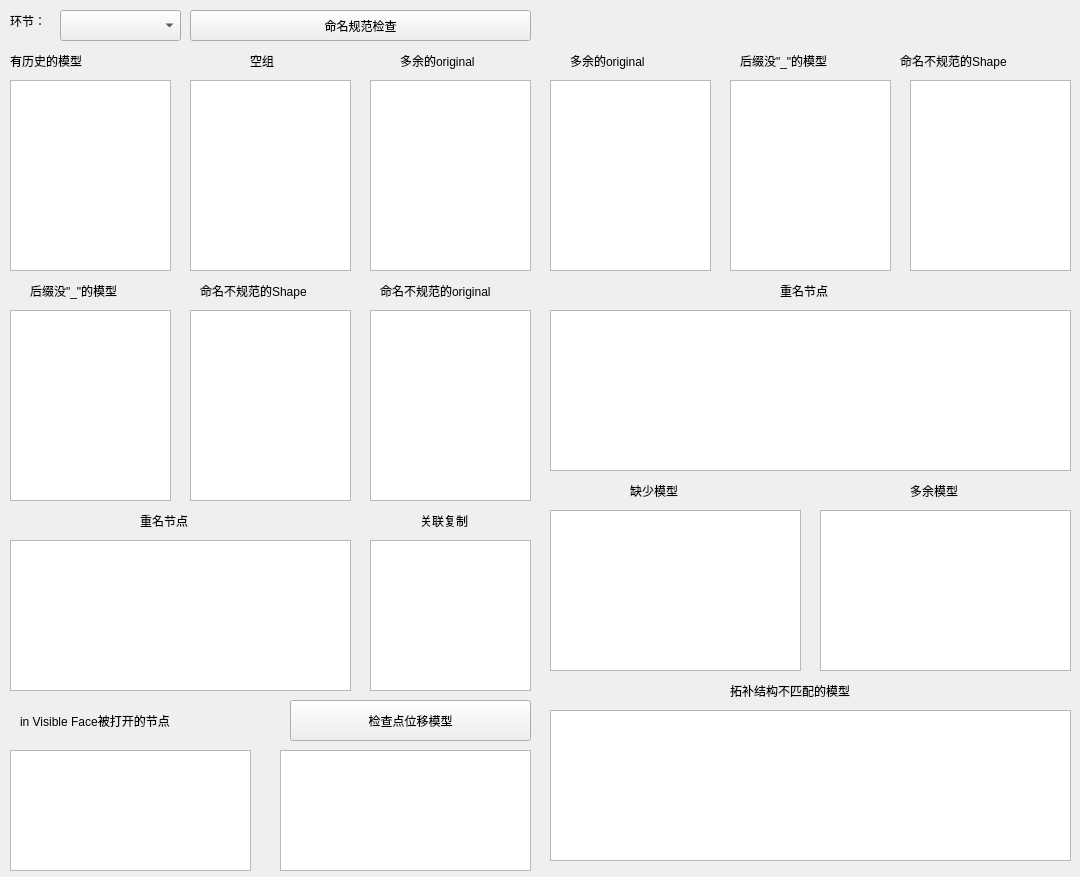
<ui version="4.0" >
 <class>edo_mnclu_ui</class>
 <widget class="QWidget" name="edo_mnclu_ui" >
  <property name="geometry" >
   <rect>
    <x>0</x>
    <y>0</y>
    <width>1080</width>
    <height>877</height>
   </rect>
  </property>
  <property name="windowTitle" >
   <string>edo_modelNameCheckinListUI</string>
  </property>
  <widget class="QLabel" name="label_14" >
   <property name="geometry" >
    <rect>
     <x>10</x>
     <y>10</y>
     <width>71</width>
     <height>21</height>
    </rect>
   </property>
   <property name="styleSheet" >
    <string notr="true" >font: 12pt "微软雅黑";</string>
   </property>
   <property name="text" >
    <string>环节：</string>
   </property>
  </widget>
  <widget class="QComboBox" name="edo_mnclu_opm01" >
   <property name="geometry" >
    <rect>
     <x>60</x>
     <y>10</y>
     <width>121</width>
     <height>31</height>
    </rect>
   </property>
  </widget>
  <widget class="QPushButton" name="edo_mnclu_bt01" >
   <property name="geometry" >
    <rect>
     <x>190</x>
     <y>10</y>
     <width>341</width>
     <height>31</height>
    </rect>
   </property>
   <property name="styleSheet" >
    <string notr="true" >font: 14pt "华文琥珀";</string>
   </property>
   <property name="text" >
    <string>命名规范检查</string>
   </property>
  </widget>
  <widget class="QLabel" name="label_18" >
   <property name="geometry" >
    <rect>
     <x>730</x>
     <y>680</y>
     <width>161</width>
     <height>21</height>
    </rect>
   </property>
   <property name="styleSheet" >
    <string notr="true" >font: 12pt "微软雅黑";</string>
   </property>
   <property name="text" >
    <string>拓补结构不匹配的模型</string>
   </property>
  </widget>
  <widget class="QListWidget" name="edo_mnclu_mscache_list06" >
   <property name="geometry" >
    <rect>
     <x>820</x>
     <y>510</y>
     <width>251</width>
     <height>161</height>
    </rect>
   </property>
  </widget>
  <widget class="QLabel" name="label_13" >
   <property name="geometry" >
    <rect>
     <x>900</x>
     <y>50</y>
     <width>161</width>
     <height>21</height>
    </rect>
   </property>
   <property name="styleSheet" >
    <string notr="true" >font: 12pt "微软雅黑";</string>
   </property>
   <property name="text" >
    <string>命名不规范的Shape</string>
   </property>
  </widget>
  <widget class="QListWidget" name="edo_mnclu_mscache_list05" >
   <property name="geometry" >
    <rect>
     <x>550</x>
     <y>510</y>
     <width>251</width>
     <height>161</height>
    </rect>
   </property>
  </widget>
  <widget class="QListWidget" name="edo_mnclu_mscache_list01" >
   <property name="geometry" >
    <rect>
     <x>550</x>
     <y>80</y>
     <width>161</width>
     <height>191</height>
    </rect>
   </property>
  </widget>
  <widget class="QListWidget" name="edo_mnclu_mscache_list07" >
   <property name="geometry" >
    <rect>
     <x>550</x>
     <y>710</y>
     <width>521</width>
     <height>151</height>
    </rect>
   </property>
  </widget>
  <widget class="QLabel" name="label_15" >
   <property name="geometry" >
    <rect>
     <x>780</x>
     <y>280</y>
     <width>71</width>
     <height>21</height>
    </rect>
   </property>
   <property name="styleSheet" >
    <string notr="true" >font: 12pt "微软雅黑";</string>
   </property>
   <property name="text" >
    <string>重名节点</string>
   </property>
  </widget>
  <widget class="QListWidget" name="edo_mnclu_mscache_list03" >
   <property name="geometry" >
    <rect>
     <x>910</x>
     <y>80</y>
     <width>161</width>
     <height>191</height>
    </rect>
   </property>
  </widget>
  <widget class="QLabel" name="label_16" >
   <property name="geometry" >
    <rect>
     <x>630</x>
     <y>480</y>
     <width>71</width>
     <height>21</height>
    </rect>
   </property>
   <property name="styleSheet" >
    <string notr="true" >font: 12pt "微软雅黑";</string>
   </property>
   <property name="text" >
    <string>缺少模型</string>
   </property>
  </widget>
  <widget class="QLabel" name="label_17" >
   <property name="geometry" >
    <rect>
     <x>910</x>
     <y>480</y>
     <width>71</width>
     <height>21</height>
    </rect>
   </property>
   <property name="styleSheet" >
    <string notr="true" >font: 12pt "微软雅黑";</string>
   </property>
   <property name="text" >
    <string>多余模型</string>
   </property>
  </widget>
  <widget class="QListWidget" name="edo_mnclu_mscache_list02" >
   <property name="geometry" >
    <rect>
     <x>730</x>
     <y>80</y>
     <width>161</width>
     <height>191</height>
    </rect>
   </property>
  </widget>
  <widget class="QLabel" name="label_12" >
   <property name="geometry" >
    <rect>
     <x>740</x>
     <y>50</y>
     <width>161</width>
     <height>21</height>
    </rect>
   </property>
   <property name="styleSheet" >
    <string notr="true" >font: 12pt "微软雅黑";</string>
   </property>
   <property name="text" >
    <string>后缀没"_"的模型</string>
   </property>
  </widget>
  <widget class="QLabel" name="label_11" >
   <property name="geometry" >
    <rect>
     <x>570</x>
     <y>50</y>
     <width>111</width>
     <height>21</height>
    </rect>
   </property>
   <property name="styleSheet" >
    <string notr="true" >font: 12pt "微软雅黑";</string>
   </property>
   <property name="text" >
    <string>多余的original</string>
   </property>
  </widget>
  <widget class="QListWidget" name="edo_mnclu_mscache_list04" >
   <property name="geometry" >
    <rect>
     <x>550</x>
     <y>310</y>
     <width>521</width>
     <height>161</height>
    </rect>
   </property>
  </widget>
  <widget class="QLabel" name="label_8" >
   <property name="geometry" >
    <rect>
     <x>420</x>
     <y>510</y>
     <width>101</width>
     <height>21</height>
    </rect>
   </property>
   <property name="styleSheet" >
    <string notr="true" >font: 12pt "微软雅黑";</string>
   </property>
   <property name="text" >
    <string>关联复制</string>
   </property>
  </widget>
  <widget class="QLabel" name="label_7" >
   <property name="geometry" >
    <rect>
     <x>140</x>
     <y>510</y>
     <width>71</width>
     <height>21</height>
    </rect>
   </property>
   <property name="styleSheet" >
    <string notr="true" >font: 12pt "微软雅黑";</string>
   </property>
   <property name="text" >
    <string>重名节点</string>
   </property>
  </widget>
  <widget class="QLabel" name="label_4" >
   <property name="geometry" >
    <rect>
     <x>30</x>
     <y>280</y>
     <width>161</width>
     <height>21</height>
    </rect>
   </property>
   <property name="styleSheet" >
    <string notr="true" >font: 12pt "微软雅黑";</string>
   </property>
   <property name="text" >
    <string>后缀没"_"的模型</string>
   </property>
  </widget>
  <widget class="QListWidget" name="edo_mnclu_list01" >
   <property name="geometry" >
    <rect>
     <x>190</x>
     <y>80</y>
     <width>161</width>
     <height>191</height>
    </rect>
   </property>
  </widget>
  <widget class="QListWidget" name="edo_mnclu_list09" >
   <property name="geometry" >
    <rect>
     <x>280</x>
     <y>750</y>
     <width>251</width>
     <height>121</height>
    </rect>
   </property>
  </widget>
  <widget class="QListWidget" name="edo_mnclu_list08" >
   <property name="geometry" >
    <rect>
     <x>370</x>
     <y>540</y>
     <width>161</width>
     <height>151</height>
    </rect>
   </property>
  </widget>
  <widget class="QLabel" name="label_5" >
   <property name="geometry" >
    <rect>
     <x>380</x>
     <y>280</y>
     <width>161</width>
     <height>21</height>
    </rect>
   </property>
   <property name="styleSheet" >
    <string notr="true" >font: 12pt "微软雅黑";</string>
   </property>
   <property name="text" >
    <string>命名不规范的original</string>
   </property>
  </widget>
  <widget class="QListWidget" name="edo_mnclu_list04" >
   <property name="geometry" >
    <rect>
     <x>10</x>
     <y>310</y>
     <width>161</width>
     <height>191</height>
    </rect>
   </property>
  </widget>
  <widget class="QListWidget" name="edo_mnclu_list07" >
   <property name="geometry" >
    <rect>
     <x>10</x>
     <y>540</y>
     <width>341</width>
     <height>151</height>
    </rect>
   </property>
  </widget>
  <widget class="QListWidget" name="edo_mnclu_list06" >
   <property name="geometry" >
    <rect>
     <x>370</x>
     <y>310</y>
     <width>161</width>
     <height>191</height>
    </rect>
   </property>
  </widget>
  <widget class="QLabel" name="label" >
   <property name="geometry" >
    <rect>
     <x>250</x>
     <y>50</y>
     <width>51</width>
     <height>21</height>
    </rect>
   </property>
   <property name="styleSheet" >
    <string notr="true" >font: 12pt "微软雅黑";</string>
   </property>
   <property name="text" >
    <string>空组</string>
   </property>
  </widget>
  <widget class="QLabel" name="label_3" >
   <property name="geometry" >
    <rect>
     <x>400</x>
     <y>50</y>
     <width>111</width>
     <height>21</height>
    </rect>
   </property>
   <property name="styleSheet" >
    <string notr="true" >font: 12pt "微软雅黑";</string>
   </property>
   <property name="text" >
    <string>多余的original</string>
   </property>
  </widget>
  <widget class="QLabel" name="label_2" >
   <property name="geometry" >
    <rect>
     <x>10</x>
     <y>50</y>
     <width>101</width>
     <height>21</height>
    </rect>
   </property>
   <property name="styleSheet" >
    <string notr="true" >font: 12pt "微软雅黑";</string>
   </property>
   <property name="text" >
    <string>有历史的模型</string>
   </property>
  </widget>
  <widget class="QListWidget" name="edo_mnclu_list05" >
   <property name="geometry" >
    <rect>
     <x>190</x>
     <y>310</y>
     <width>161</width>
     <height>191</height>
    </rect>
   </property>
  </widget>
  <widget class="QListWidget" name="edo_mnclu_list02" >
   <property name="geometry" >
    <rect>
     <x>10</x>
     <y>80</y>
     <width>161</width>
     <height>191</height>
    </rect>
   </property>
  </widget>
  <widget class="QListWidget" name="edo_mnclu_list03" >
   <property name="geometry" >
    <rect>
     <x>370</x>
     <y>80</y>
     <width>161</width>
     <height>191</height>
    </rect>
   </property>
  </widget>
  <widget class="QPushButton" name="edo_mnclu_bt02" >
   <property name="geometry" >
    <rect>
     <x>290</x>
     <y>700</y>
     <width>241</width>
     <height>41</height>
    </rect>
   </property>
   <property name="styleSheet" >
    <string notr="true" >font: 14pt "华文琥珀";</string>
   </property>
   <property name="text" >
    <string>检查点位移模型</string>
   </property>
  </widget>
  <widget class="QLabel" name="label_6" >
   <property name="geometry" >
    <rect>
     <x>200</x>
     <y>280</y>
     <width>161</width>
     <height>21</height>
    </rect>
   </property>
   <property name="styleSheet" >
    <string notr="true" >font: 12pt "微软雅黑";</string>
   </property>
   <property name="text" >
    <string>命名不规范的Shape</string>
   </property>
  </widget>
  <widget class="QListWidget" name="edo_mnclu_list10" >
   <property name="geometry" >
    <rect>
     <x>10</x>
     <y>750</y>
     <width>241</width>
     <height>121</height>
    </rect>
   </property>
  </widget>
  <widget class="QLabel" name="label_9" >
   <property name="geometry" >
    <rect>
     <x>20</x>
     <y>710</y>
     <width>211</width>
     <height>21</height>
    </rect>
   </property>
   <property name="styleSheet" >
    <string notr="true" >font: 12pt "微软雅黑";</string>
   </property>
   <property name="text" >
    <string>in Visible Face被打开的节点</string>
   </property>
  </widget>
 </widget>
 <resources/>
 <connections/>
</ui>
